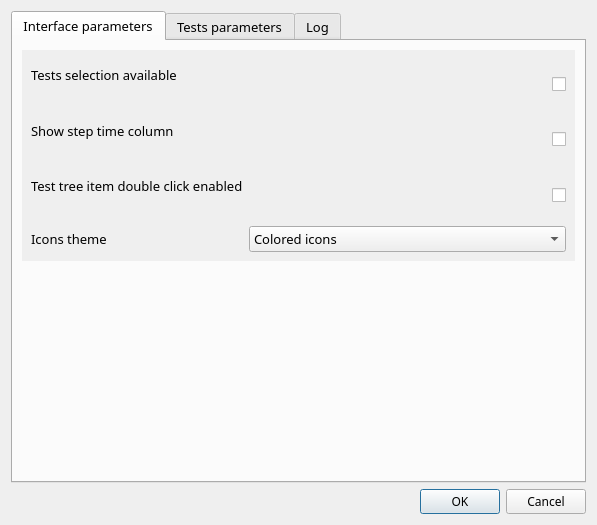
<?xml version="1.0" encoding="UTF-8"?>
<ui version="4.0">
 <class>preferenceWindow</class>
 <widget class="QDialog" name="preferenceWindow">
  <property name="geometry">
   <rect>
    <x>0</x>
    <y>0</y>
    <width>597</width>
    <height>525</height>
   </rect>
  </property>
  <property name="font">
   <font>
    <family>Sans</family>
    <pointsize>9</pointsize>
   </font>
  </property>
  <property name="windowTitle">
   <string>preferenceWindow</string>
  </property>
  <layout class="QVBoxLayout" name="verticalLayout_2">
   <item>
    <widget class="QTabWidget" name="tabWidget">
     <property name="font">
      <font>
       <family>Sans</family>
       <pointsize>10</pointsize>
      </font>
     </property>
     <property name="currentIndex">
      <number>0</number>
     </property>
     <widget class="QWidget" name="tabInterfaceParams">
      <attribute name="title">
       <string>Interface parameters</string>
      </attribute>
      <layout class="QVBoxLayout" name="verticalLayout">
       <item>
        <widget class="QScrollArea" name="scrollArea">
         <property name="frameShape">
          <enum>QFrame::Shape::NoFrame</enum>
         </property>
         <property name="frameShadow">
          <enum>QFrame::Shadow::Sunken</enum>
         </property>
         <property name="verticalScrollBarPolicy">
          <enum>Qt::ScrollBarPolicy::ScrollBarAsNeeded</enum>
         </property>
         <property name="horizontalScrollBarPolicy">
          <enum>Qt::ScrollBarPolicy::ScrollBarAsNeeded</enum>
         </property>
         <property name="sizeAdjustPolicy">
          <enum>QAbstractScrollArea::SizeAdjustPolicy::AdjustToContents</enum>
         </property>
         <property name="widgetResizable">
          <bool>true</bool>
         </property>
         <widget class="QWidget" name="scrollAreaWidgetContents">
          <property name="geometry">
           <rect>
            <x>0</x>
            <y>0</y>
            <width>557</width>
            <height>210</height>
           </rect>
          </property>
          <layout class="QFormLayout" name="formLayout">
           <item row="2" column="0">
            <widget class="QLabel" name="label_3">
             <property name="text">
              <string>Tests selection available</string>
             </property>
            </widget>
           </item>
           <item row="2" column="1">
            <widget class="QCheckBox" name="checkBoxTest">
             <property name="sizePolicy">
              <sizepolicy hsizetype="Minimum" vsizetype="MinimumExpanding">
               <horstretch>0</horstretch>
               <verstretch>0</verstretch>
              </sizepolicy>
             </property>
             <property name="layoutDirection">
              <enum>Qt::LayoutDirection::RightToLeft</enum>
             </property>
             <property name="text">
              <string/>
             </property>
            </widget>
           </item>
           <item row="3" column="0">
            <widget class="QLabel" name="label_6">
             <property name="text">
              <string>Show step time column</string>
             </property>
            </widget>
           </item>
           <item row="3" column="1">
            <widget class="QCheckBox" name="checkShowTime">
             <property name="sizePolicy">
              <sizepolicy hsizetype="Minimum" vsizetype="MinimumExpanding">
               <horstretch>0</horstretch>
               <verstretch>0</verstretch>
              </sizepolicy>
             </property>
             <property name="layoutDirection">
              <enum>Qt::LayoutDirection::RightToLeft</enum>
             </property>
             <property name="text">
              <string/>
             </property>
            </widget>
           </item>
           <item row="4" column="0">
            <widget class="QLabel" name="label_7">
             <property name="text">
              <string>Test tree item double click enabled</string>
             </property>
            </widget>
           </item>
           <item row="4" column="1">
            <widget class="QCheckBox" name="checkDblClick">
             <property name="sizePolicy">
              <sizepolicy hsizetype="Minimum" vsizetype="MinimumExpanding">
               <horstretch>0</horstretch>
               <verstretch>0</verstretch>
              </sizepolicy>
             </property>
             <property name="layoutDirection">
              <enum>Qt::LayoutDirection::RightToLeft</enum>
             </property>
             <property name="text">
              <string/>
             </property>
            </widget>
           </item>
           <item row="5" column="1">
            <widget class="QComboBox" name="choiceIconsTheme">
             <property name="currentIndex">
              <number>0</number>
             </property>
             <item>
              <property name="text">
               <string>Colored icons</string>
              </property>
             </item>
             <item>
              <property name="text">
               <string>Black icons</string>
              </property>
             </item>
             <item>
              <property name="text">
               <string>White icons</string>
              </property>
             </item>
            </widget>
           </item>
           <item row="5" column="0">
            <widget class="QLabel" name="label_10">
             <property name="text">
              <string>Icons theme</string>
             </property>
            </widget>
           </item>
          </layout>
         </widget>
        </widget>
       </item>
       <item>
        <spacer name="verticalSpacer">
         <property name="orientation">
          <enum>Qt::Orientation::Vertical</enum>
         </property>
         <property name="sizeHint" stdset="0">
          <size>
           <width>20</width>
           <height>0</height>
          </size>
         </property>
        </spacer>
       </item>
      </layout>
     </widget>
     <widget class="QWidget" name="tabTestParams">
      <attribute name="title">
       <string>Tests parameters</string>
      </attribute>
      <layout class="QVBoxLayout" name="verticalLayout_3">
       <item>
        <widget class="QScrollArea" name="scrollArea_2">
         <property name="sizePolicy">
          <sizepolicy hsizetype="Expanding" vsizetype="Expanding">
           <horstretch>0</horstretch>
           <verstretch>0</verstretch>
          </sizepolicy>
         </property>
         <property name="frameShape">
          <enum>QFrame::Shape::NoFrame</enum>
         </property>
         <property name="verticalScrollBarPolicy">
          <enum>Qt::ScrollBarPolicy::ScrollBarAsNeeded</enum>
         </property>
         <property name="sizeAdjustPolicy">
          <enum>QAbstractScrollArea::SizeAdjustPolicy::AdjustToContents</enum>
         </property>
         <property name="widgetResizable">
          <bool>true</bool>
         </property>
         <widget class="QWidget" name="scrollAreaWidgetContents_2">
          <property name="geometry">
           <rect>
            <x>0</x>
            <y>0</y>
            <width>557</width>
            <height>210</height>
           </rect>
          </property>
          <property name="sizePolicy">
           <sizepolicy hsizetype="Preferred" vsizetype="Expanding">
            <horstretch>0</horstretch>
            <verstretch>0</verstretch>
           </sizepolicy>
          </property>
          <layout class="QFormLayout" name="formLayout_2">
           <item row="1" column="1">
            <layout class="QHBoxLayout" name="horizontalLayout">
             <item>
              <widget class="QLineEdit" name="editDefaultLogPath"/>
             </item>
             <item>
              <widget class="QToolButton" name="butLogPath">
               <property name="text">
                <string>...</string>
               </property>
              </widget>
             </item>
            </layout>
           </item>
           <item row="2" column="1">
            <layout class="QHBoxLayout" name="horizontalLayout_2">
             <item>
              <widget class="QLineEdit" name="editDefaultReportPath"/>
             </item>
             <item>
              <widget class="QToolButton" name="butReportPath">
               <property name="text">
                <string>...</string>
               </property>
              </widget>
             </item>
            </layout>
           </item>
           <item row="4" column="1">
            <layout class="QHBoxLayout" name="horizontalLayout_4">
             <item>
              <widget class="QCheckBox" name="checkGitSupported">
               <property name="layoutDirection">
                <enum>Qt::LayoutDirection::RightToLeft</enum>
               </property>
               <property name="text">
                <string/>
               </property>
              </widget>
             </item>
            </layout>
           </item>
           <item row="6" column="1">
            <layout class="QHBoxLayout" name="horizontalLayout_3">
             <item>
              <widget class="QLineEdit" name="editPythonPath"/>
             </item>
             <item>
              <widget class="QToolButton" name="butPythonPath">
               <property name="text">
                <string>...</string>
               </property>
              </widget>
             </item>
            </layout>
           </item>
           <item row="1" column="0">
            <widget class="QLabel" name="label">
             <property name="text">
              <string>Default log files path</string>
             </property>
            </widget>
           </item>
           <item row="2" column="0">
            <widget class="QLabel" name="label_2">
             <property name="text">
              <string>Default reports path</string>
             </property>
            </widget>
           </item>
           <item row="6" column="0">
            <widget class="QLabel" name="label_11">
             <property name="text">
              <string>Python Path</string>
             </property>
            </widget>
           </item>
           <item row="4" column="0">
            <widget class="QLabel" name="labelgit">
             <property name="text">
              <string>git supported</string>
             </property>
            </widget>
           </item>
           <item row="7" column="1">
            <layout class="QHBoxLayout" name="horizontalLayout_5">
             <item>
              <widget class="QLineEdit" name="editLuaPath"/>
             </item>
             <item>
              <widget class="QToolButton" name="butLuaPath">
               <property name="text">
                <string>...</string>
               </property>
              </widget>
             </item>
            </layout>
           </item>
           <item row="7" column="0">
            <widget class="QLabel" name="label_12">
             <property name="text">
              <string>Lua Path</string>
             </property>
            </widget>
           </item>
          </layout>
         </widget>
        </widget>
       </item>
       <item>
        <spacer name="verticalSpacer_2">
         <property name="orientation">
          <enum>Qt::Orientation::Vertical</enum>
         </property>
         <property name="sizeType">
          <enum>QSizePolicy::Policy::MinimumExpanding</enum>
         </property>
         <property name="sizeHint" stdset="0">
          <size>
           <width>0</width>
           <height>0</height>
          </size>
         </property>
        </spacer>
       </item>
      </layout>
     </widget>
     <widget class="QWidget" name="tabLog">
      <attribute name="title">
       <string>Log</string>
      </attribute>
      <layout class="QVBoxLayout" name="verticalLayout_4">
       <item>
        <widget class="QScrollArea" name="scrollArea_3">
         <property name="sizePolicy">
          <sizepolicy hsizetype="Expanding" vsizetype="Minimum">
           <horstretch>0</horstretch>
           <verstretch>0</verstretch>
          </sizepolicy>
         </property>
         <property name="frameShape">
          <enum>QFrame::Shape::NoFrame</enum>
         </property>
         <property name="verticalScrollBarPolicy">
          <enum>Qt::ScrollBarPolicy::ScrollBarAsNeeded</enum>
         </property>
         <property name="sizeAdjustPolicy">
          <enum>QAbstractScrollArea::SizeAdjustPolicy::AdjustToContents</enum>
         </property>
         <property name="widgetResizable">
          <bool>true</bool>
         </property>
         <widget class="QWidget" name="scrollAreaWidgetContents_3">
          <property name="geometry">
           <rect>
            <x>0</x>
            <y>0</y>
            <width>557</width>
            <height>77</height>
           </rect>
          </property>
          <layout class="QGridLayout" name="gridLayout">
           <item row="0" column="0">
            <widget class="QLabel" name="label_8">
             <property name="sizePolicy">
              <sizepolicy hsizetype="Expanding" vsizetype="Preferred">
               <horstretch>0</horstretch>
               <verstretch>0</verstretch>
              </sizepolicy>
             </property>
             <property name="text">
              <string>Font</string>
             </property>
            </widget>
           </item>
           <item row="0" column="1">
            <widget class="QFontComboBox" name="font_choice">
             <property name="sizePolicy">
              <sizepolicy hsizetype="Minimum" vsizetype="Fixed">
               <horstretch>0</horstretch>
               <verstretch>0</verstretch>
              </sizepolicy>
             </property>
            </widget>
           </item>
           <item row="1" column="0">
            <widget class="QLabel" name="label_9">
             <property name="text">
              <string>Font size</string>
             </property>
            </widget>
           </item>
           <item row="1" column="1">
            <widget class="QSpinBox" name="font_size">
             <property name="minimum">
              <number>1</number>
             </property>
             <property name="value">
              <number>8</number>
             </property>
            </widget>
           </item>
          </layout>
         </widget>
        </widget>
       </item>
       <item>
        <spacer name="verticalSpacer_3">
         <property name="orientation">
          <enum>Qt::Orientation::Vertical</enum>
         </property>
         <property name="sizeType">
          <enum>QSizePolicy::Policy::Expanding</enum>
         </property>
         <property name="sizeHint" stdset="0">
          <size>
           <width>20</width>
           <height>0</height>
          </size>
         </property>
        </spacer>
       </item>
      </layout>
     </widget>
    </widget>
   </item>
   <item>
    <widget class="QDialogButtonBox" name="buttonBox">
     <property name="standardButtons">
      <set>QDialogButtonBox::StandardButton::Cancel|QDialogButtonBox::StandardButton::Ok</set>
     </property>
    </widget>
   </item>
  </layout>
 </widget>
 <resources/>
 <connections/>
</ui>
